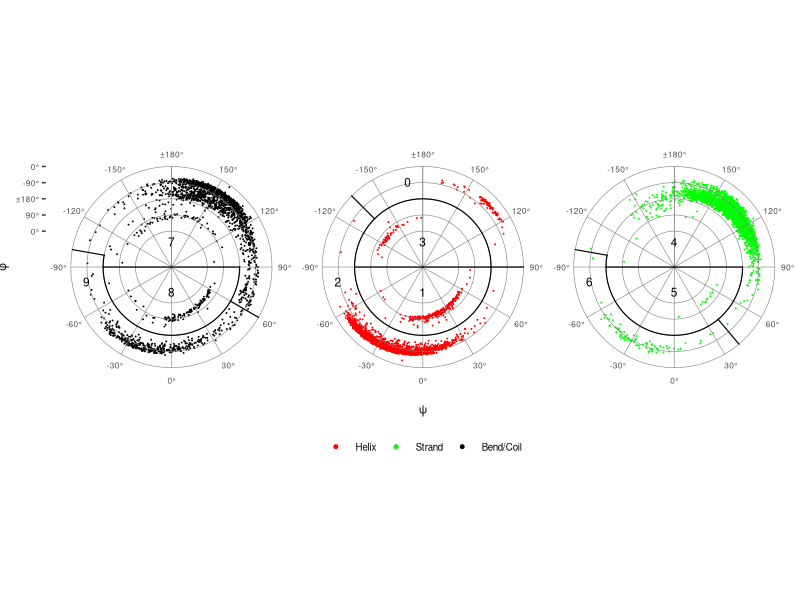

Write the R code that produced this figure.

library(ggplot2)
library(plyr)

# clear environment
rm(list = ls())

# read in data files
df <- read.csv('torsion.txt')
lines <- read.csv('region_lines.txt')
annotes <- read.csv('region_annotes.txt')

# map values
df$sse <- mapvalues(df$sse, from = c('Turn', 'Bridge', 'Bend', 'Coil'), to = c('Helix', 'Strand', 'Bend/Coil', 'Bend/Coil'))

# subset data
df <- subset(df, df$sse == 'Helix' | df$sse == 'Strand' | df$sse == 'Bend/Coil')

# reorder factor levels
df$sse <- factor(df$sse, levels = c('Helix', 'Strand', 'Bend/Coil'))

# wrap and translate torsion angles
df$phi <- ifelse(df$phi < 0, df$phi + 360, df$phi)
df$phi <- df$phi + 200

# color scale
color_scale <- c('Helix' = 'red', 'Strand' = 'green', 'Bend/Coil' = 'black')

ggplot(df, aes(phi, psi, color = sse)) +
    
    # geoms
    geom_point(
        size = rel(0.01)
    ) + 
    geom_vline(
        xintercept = seq(200, 560, by = 90), 
        colour = 'grey50', 
        size = rel(0.2)
    ) +
    geom_hline(
        yintercept = seq(-180, 180, by = 30), 
        colour = 'grey50', 
        size = rel(0.2)
    ) +
    geom_segment(
        data = lines,
        size = rel(0.4),
        lineend = 'square',
        aes(x, y, xend = xend, yend = yend),
        inherit.aes = FALSE
    ) + 
    geom_text(
        data = annotes, 
        size = 3, 
        color = 'black',
        aes(x = phi, y = psi, label = label)
    ) +
    
    # scales
    scale_x_continuous(
        limits = c(0,560),
        expand = c(0,0),
        breaks = c(200,290,380,470,560),
        labels = c('0\u00B0','90\u00B0','\u00B1180\u00B0','-90\u00B0','0\u00B0')
    ) + 
    scale_y_continuous(
        limits = c(-180,180),
        expand = c(0,0),
        breaks = c(-150,-120,-90,-60,-30,0,30,60,90,120,150,180),
        labels = c('-150\u00B0','-120\u00B0','-90\u00B0','-60\u00B0','-30\u00B0','0\u00B0','30\u00B0','60\u00B0','90\u00B0','120\u00B0','150\u00B0','\u00B1180\u00B0')
    ) + 
    scale_color_manual(NULL, values = color_scale) + 
    
    # guides
    guides(color = guide_legend(override.aes = list(size = rel(1)))) + 

    # ceordinates 
    coord_polar(
       theta = 'y',
       direction = -1
    ) +

    # axis labels
    labs(
         x = expression(phi), 
         y = expression(psi)
    ) + 

    # faceting
    facet_wrap(~sse, nrow = 1, scales = 'fixed') + 

    # default theme 
    theme_bw() +

    # default override
    theme(
        plot.title = element_blank(), 
        plot.margin = margin(0,0,0,0),

        panel.border = element_blank(),
        panel.grid = element_blank(),
        panel.spacing.x = unit(0,'pt'),
        
        axis.text = element_text(size = 6), 
        axis.title = element_text(size = 8), 

        strip.background = element_blank(),
        strip.text = element_blank(),
        
        legend.title = element_blank(), 
        legend.text = element_text(size = 7),
        legend.position = 'bottom',
        legend.margin = margin(0,0,0,0),
        legend.direction = 'horizontal'
    )

ggsave('regions.eps', width = 7, height = 2.5, dpi=600)

